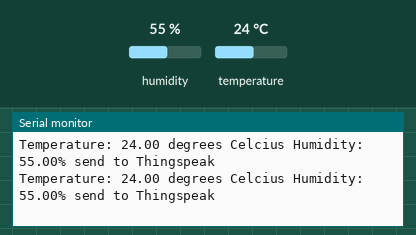
Bench run of a sketch on a simulated ESP8266 (NodeMCU). Parts: the last lines printed to the serial monitor. The inputs (shaded band) are chosen by the test bench; at power-on: humidity 55 %, temperature 24 °C. WiFi joins after 1.5 s; servers stay silent unless stated.

Above: at 2.7 s.
2.8 s: humidity set to 22 %
At 3.89 s:
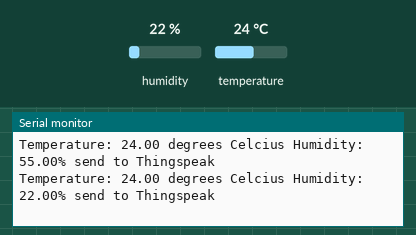
5.5 s: temperature set to 12 °C
At 5.7 s:
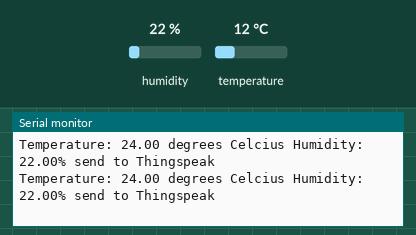
8.2 s: humidity set to 40 %
At 8.31 s:
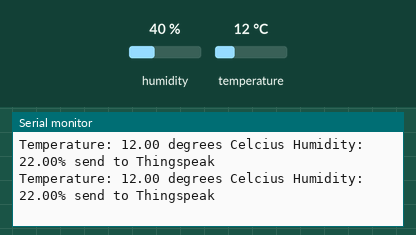
Timing chart, 0 to 11.2 s (numbered marks = the images above; inputs shaded):
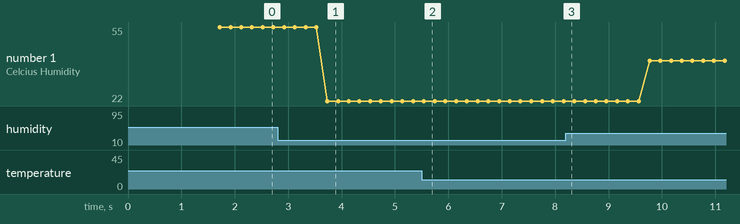

The sketch:

esp_dht.ino
```cpp
// www.arduinesp.com
//
// Plot DTH11 data on thingspeak.com using an ESP8266
// April 11 2015
// Author: Jeroen Beemster
// Website: www.arduinesp.com

#include <DHT.h>
#include <ESP8266WiFi.h>

// replace with your channel’s thingspeak API key,
String apiKey = "6UGPL8BRYGKV2CN0";
const char* ssid = "wlan0";
const char* password = "420420420";

const char* server = "api.thingspeak.com";
#define DHTPIN 2 // SO CONNECT THE DHT11/22 SENSOR TO PIN D4 OF THE NODEMCU

DHT dht(DHTPIN, DHT22,15); //CHANGE DHT11 TO DHT22 IF YOU ARE USING DHT22
WiFiClient client;

void setup() {
Serial.begin(115200);
delay(10);
dht.begin();

WiFi.begin(ssid, password);

Serial.println();
Serial.println();
Serial.print("Connecting to ");
Serial.println(ssid);

WiFi.begin(ssid, password);

while (WiFi.status() != WL_CONNECTED) {
delay(500);
Serial.print(".");
}
Serial.println("");
Serial.println("WiFi connected");

}

void loop() {

float h = dht.readHumidity();
float t = dht.readTemperature();
if (isnan(h) || isnan(t)) {
Serial.println("Failed to read from DHT sensor!");
return;
}

if (client.connect(server,80)) { // "184.106.153.149" or api.thingspeak.com
String postStr = apiKey;
postStr +="&field1=";
postStr += String(t);
postStr +="&field2=";
postStr += String(h);
postStr += "\r\n\r\n";

client.print("POST /update HTTP/1.1\n");
client.print("Host: api.thingspeak.com\n");
client.print("Connection: close\n");
client.print("X-THINGSPEAKAPIKEY: "+apiKey+"\n");
client.print("Content-Type: application/x-www-form-urlencoded\n");
client.print("Content-Length: ");
client.print(postStr.length());
client.print("\n\n");
client.print(postStr);

Serial.print("Temperature: ");
Serial.print(t);
Serial.print(" degrees Celcius Humidity: ");
Serial.print(h);
Serial.println("% send to Thingspeak");
}
client.stop();
}
```

Measured:
- after the input at 2.8 s, the serial monitor: prints a new line after 0.93 s (image 1)
- plotted number 1: 55 → 22 after the input at 2.8 s, 22 → 40 after the input at 8.2 s
